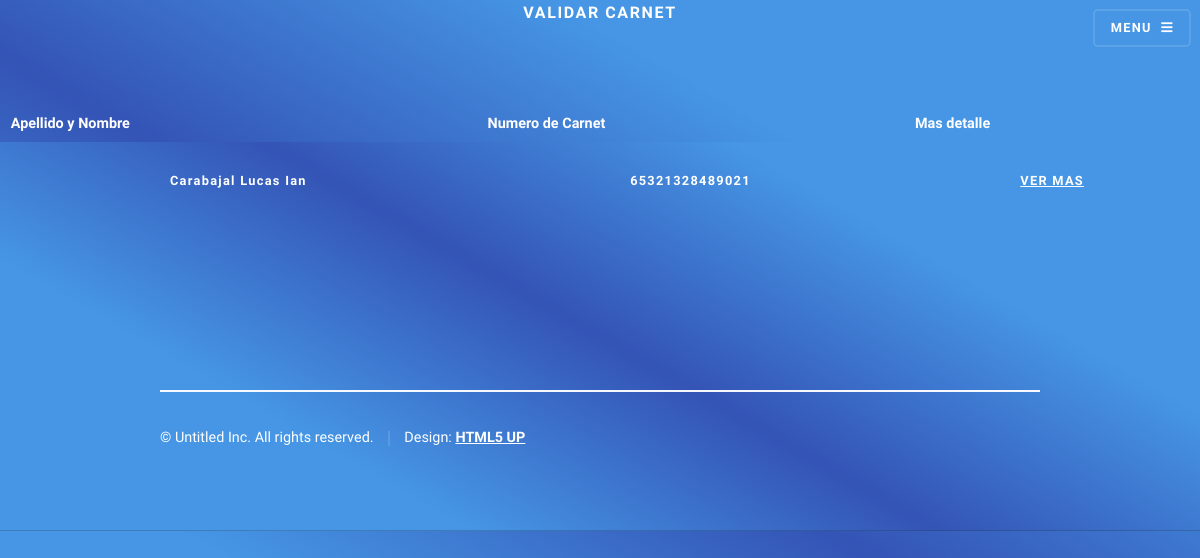
/validar-carnets/ (signed in), run on the app's committed database.
### user/models.py (models this page shows)
class Carnet(models.Model):
    n_carnet = models.IntegerField()
    otorgamiento = models.DateField()
    vencimiento = models.DateField()
    tipo_carnet = models.ForeignKey(TipoCarnet, on_delete=models.PROTECT, null=True)
    donante = models.BooleanField(default=False)
    imagen = models.ImageField(upload_to='media/carnet/user/',null=True,blank=True)
    grupo_s = models.ForeignKey(GrupoSanguineo, on_delete=models.PROTECT, null=True)
    validado = models.BooleanField(default=False, blank=True)
    user = models.ForeignKey(Usuario, on_delete=models.CASCADE, blank=True, null=True, related_name='users')
    foto_frente = models.ImageField(upload_to='media/carnet/frente/', null=True,blank=True)

class Usuario(AbstractUser):
    dni = models.IntegerField(blank=True, null=True)
    nacimiento = models.DateField(blank=True, null=True)
    nacionalidad = models.ForeignKey(Nacionalidad, on_delete=models.CASCADE, null=True)
    phone = models.IntegerField(blank=True, null=True)
    direccion = models.ForeignKey(Direcciones, on_delete=models.CASCADE, null=True, blank=True)

### AppCarnet/views.py (the view)
# urls.py: path('validar-carnets/', staff_member_required(login_url="home")(ValidarCarnets.as_view()), name='validar-carnets'),
class ValidarCarnets(ListView):
    model = Carnet
    template_name = 'validar-carnets.html'
    context_object_name = 'carnets'
    queryset = Carnet.objects.exclude(validado=1)

### AppCarnet/templates/validar-carnets.html (shortened to what this page needs)
{% extends 'base.html' %}
{% load static %}
{% block content %}
    <center><h1>Validar carnet</h1></center>
    <div class="table-wrapper">
        <table class="alt">
            <thead>
                <tr>
                    <th>Apellido y Nombre</th>
                    <th>Numero de Carnet</th>
                    <th>Mas detalle</th>
                </tr>
            </thead>
            <tbody>
                {% for carnet in carnets %}
                {% if carnet.validado == 0 %}
                <tr>
                    <td>{{carnet.user.last_name}} {{carnet.user.first_name}}</td>
                    <td>{{carnet.n_carnet}}</td>
                    <td><a href="{{carnet.id}}">Ver mas</a></td>
                </tr>
                {% endif %}
                {% endfor %}
            </tbody>
        </table>
    </div>
{% endblock content%}

### data on the page
Carnet: user.last_name "Carabajal", user.first_name "Lucas Ian", n_carnet "65321328489021"
